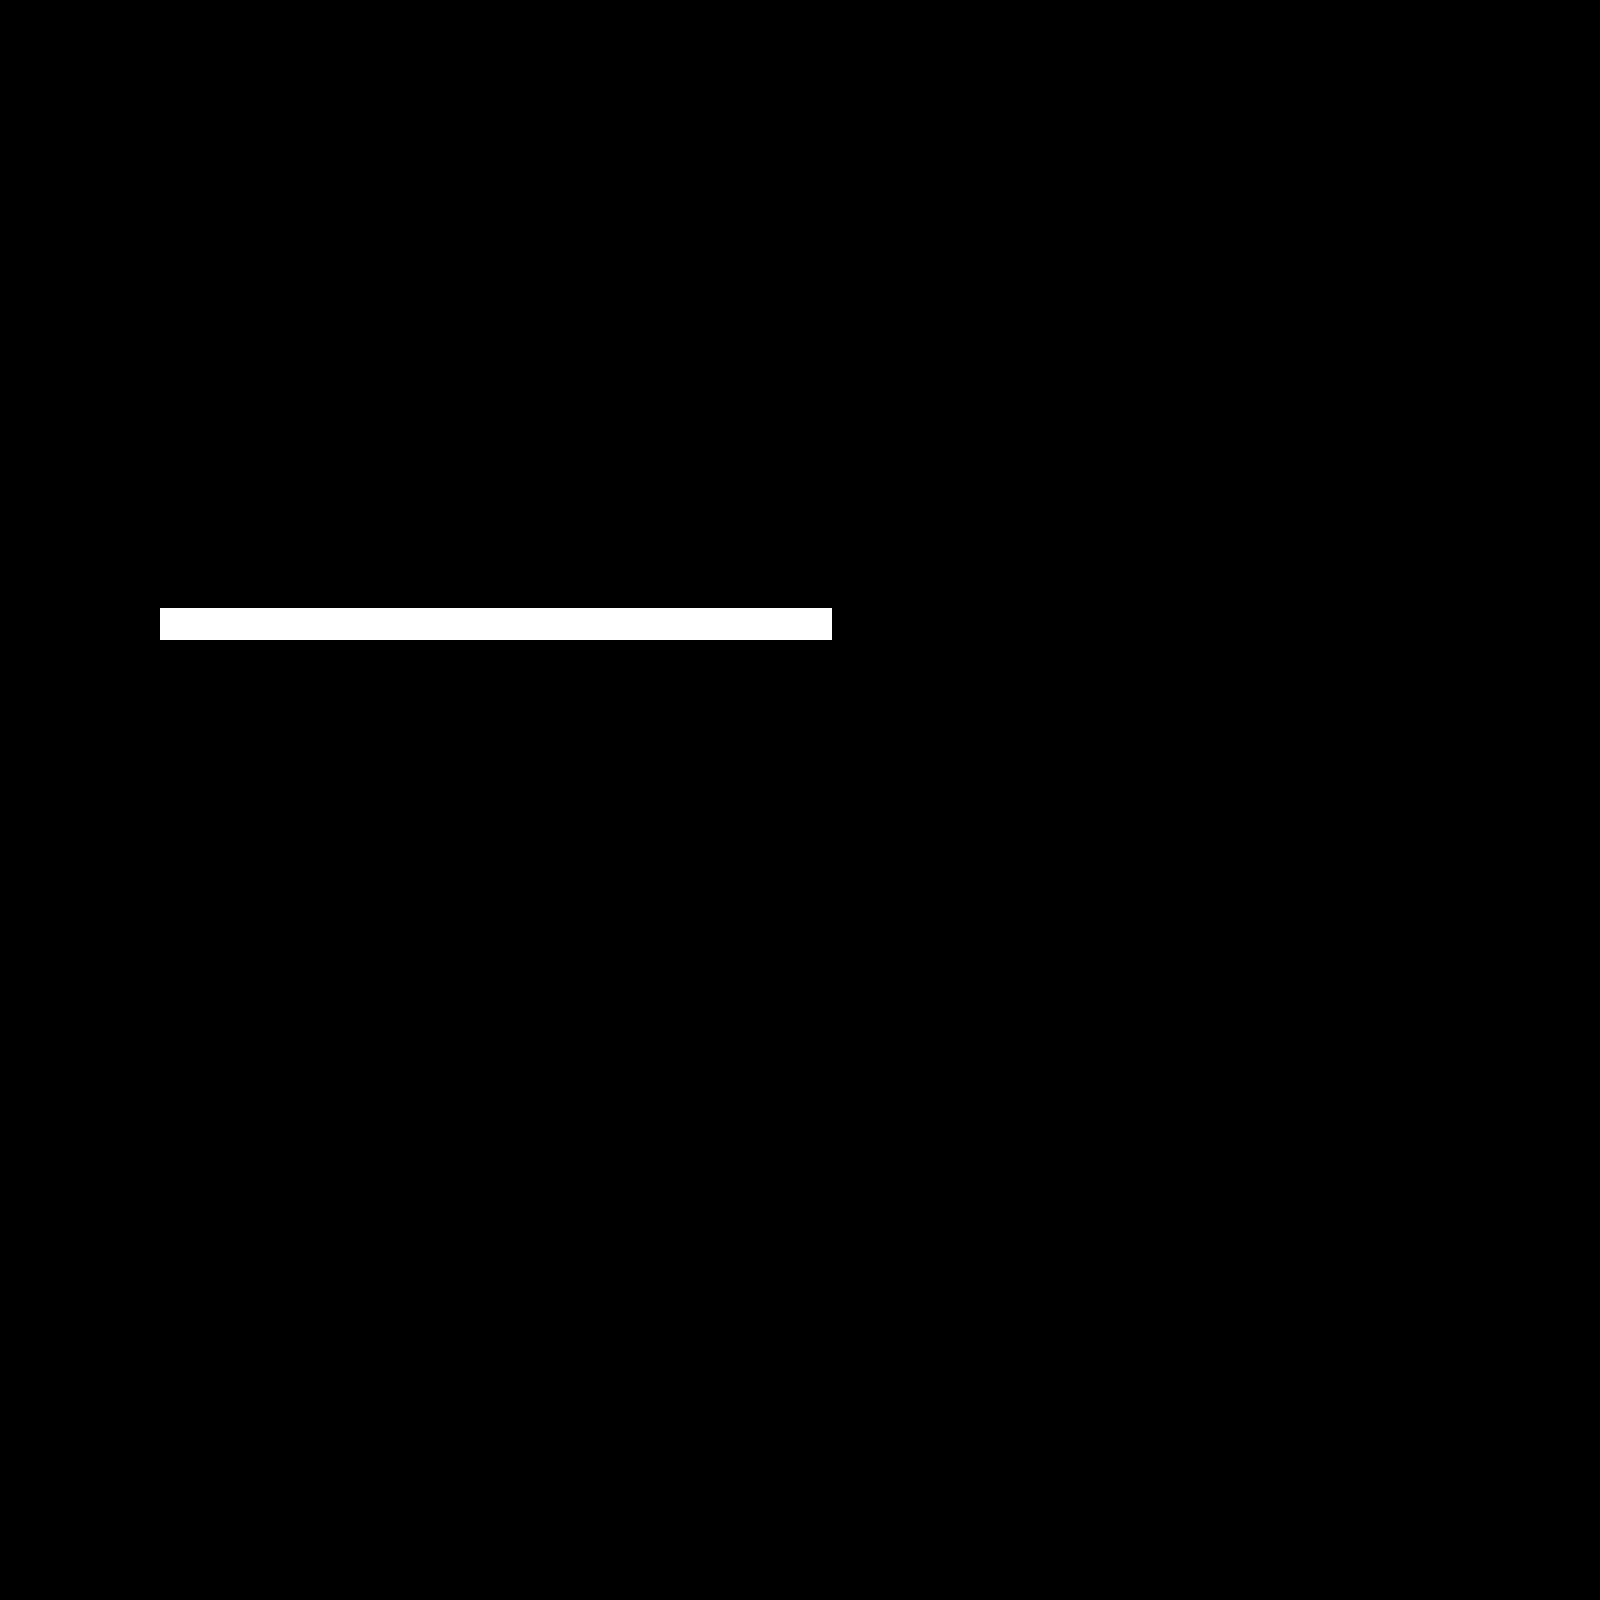

Below is a game level as drawn by its tile map, then a one-line description and the .tmx that defines it (tile-layer data replaced by summaries):
An orthogonal 50x50 tile map with 32x32 px tiles, 1 tile layer (Tile Layer 1).

<map version="1.0" orientation="orthogonal" width="50" height="50" tilewidth="32" tileheight="32">
 <tileset firstgid="1" name="world_tiles" tilewidth="32" tileheight="32">
  <image source="tilesets/tileset.png" width="32" height="32" />
 </tileset>
 <layer name="Tile Layer 1" width="50" height="50">
  <data>[2500 cells, 21 non-empty, 1 distinct tile ids]</data>
 </layer>
</map>
